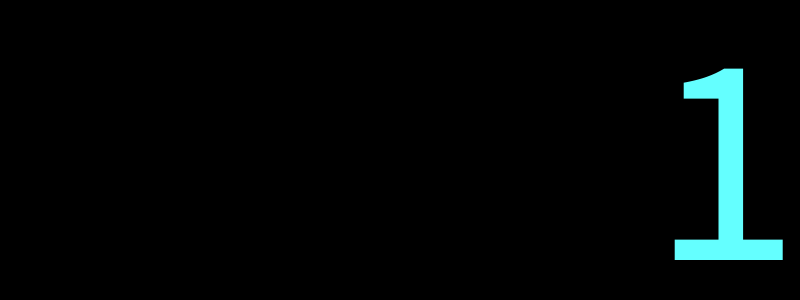
Frame 1 (no input)
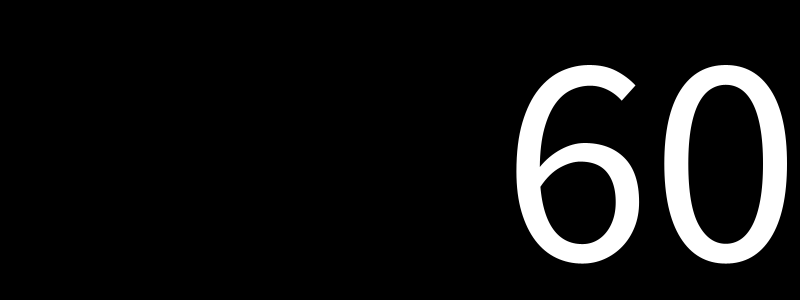
Frame 60 (the mouse pressed at the canvas centre just before this capture)
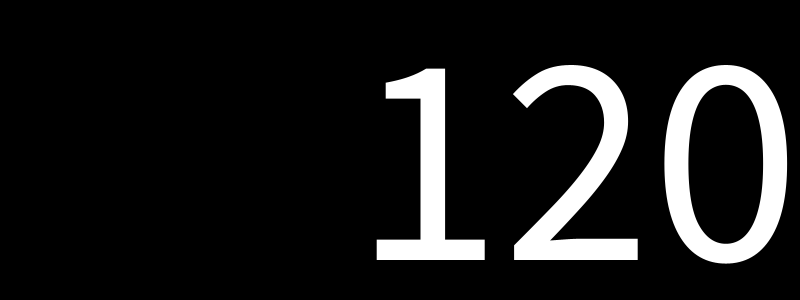
Frame 120 (the mouse held since frame 60 and released just before this capture)

The Processing sketch that drew these frames (run headless with seeded random() and noise(); from frame 60 on, the mouse is pressed at the canvas centre):

// Processing sketch: s2_conditional_branch
// ── s2_conditional_branch.pde
void setup(){
  size(800, 300); // ウィンドウサイズ
  textSize(300); // フォントサイズ
  textAlign(RIGHT); // テキストのレイアウト
}

void draw(){
  background(0); // 背景のクリア
  if(frameCount % 10 == 0) fill(255);
  else fill(100, 255, 255);
  text(frameCount, 800, 260);
}
